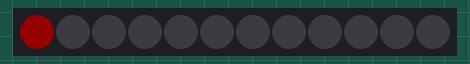
This sketch was run on a simulated Arduino Uno, built with avr-gcc and run on an emulated ATmega328P. Parts: 12 RGB LEDs in strip order, left to right. Dim RGB values are drawn brighter than linear.

Above: at 0.01 s.
At 4.88 s:
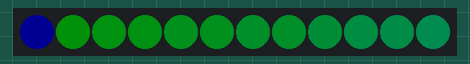
At 9.9 s:
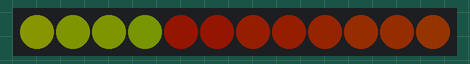
At 19.94 s:
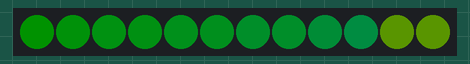
At 29.83 s:
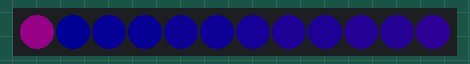
At 39.87 s:
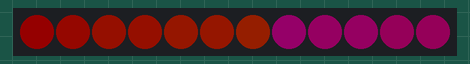

The sketch:

5_3_Rainbow_light.ino
```cpp
//Phantom flowing light, with a rainbow colored light ring: red, orange, yellow, green, blue, purple.

#include <FastLED.h>

#define LED_PIN 5
#define NUM_LEDS 12

CRGB leds[NUM_LEDS];

void setup()
{
  FastLED.addLeds<WS2812, LED_PIN, GRB>(leds, NUM_LEDS);
  FastLED.setMaxPowerInVoltsAndMilliamps(5, 500);
  FastLED.clear();
  FastLED.show();
}

void loop()
{
  //Red → Orange → Yellow
  for (int i = 0; i < NUM_LEDS; i++ )
  {
    leds[i] = CRGB(255, 7 * i + 11, 0 );
    FastLED.setBrightness(20);
    FastLED.show();
    delay (50);
  }

  //Yellow → Green
  for (int i = 0; i < NUM_LEDS; i++ )
  {
    leds[i] = CRGB(224 - 7 * i, 255, 0 );
    FastLED.setBrightness(20);
    FastLED.show();
    delay (50);
  }

  //Green → Cyan → Blue
  for (int i = 0; i < NUM_LEDS; i++ )
  {
    leds[i] = CRGB(0, 224 - 7 * i, 7 * i + 11);
    FastLED.setBrightness(20);
    FastLED.show();
    delay (50);
  }

  //Blue → Purple
  for (int i = 0; i < NUM_LEDS; i++ )
  {
    leds[i] = CRGB(7 * i, 0, 255);
    FastLED.setBrightness(20);
    FastLED.show();
    delay (50);
  }

  //Purple → Red
  for (int i = 0; i < NUM_LEDS; i++ )
  {
    leds[i] = CRGB(255, 0, 224 - 7 * i);
    FastLED.setBrightness(20);
    FastLED.show();
    delay (50);
  }
}
```
